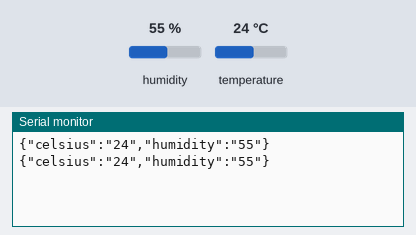
The sketch below on a simulated Arduino Uno, built with avr-gcc and run on an emulated ATmega328P. Shown: the last lines printed to the serial monitor. Wiring (inferred from the names in the program): DHT11 sensor: data pin 2. The inputs (shaded band) are chosen by the test bench; at power-on: humidity 55 %, temperature 24 °C.

Above: at 1.8 s.
1.9 s: humidity set to 22 %
At 2.4 s:
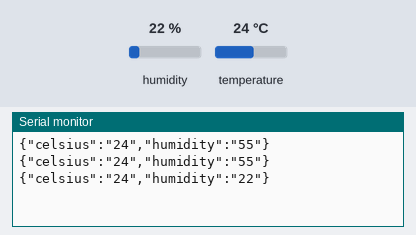
3.4 s: temperature set to 12 °C
At 4.5 s:
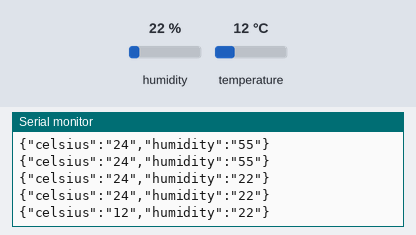
4.9 s: humidity set to 40 %
At 6.0 s:
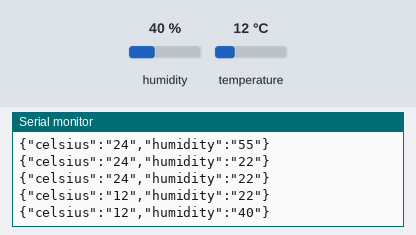
Timing chart, 0 to 7.9 s (numbered marks = the images above; inputs shaded):
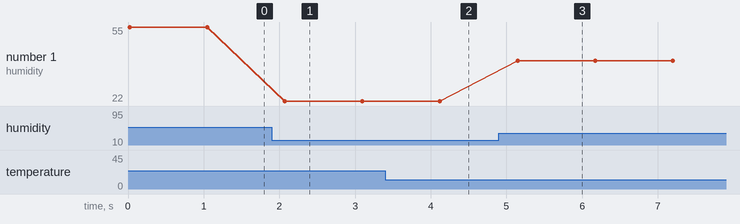

Measured:
- after the input at 1.9 s, the serial monitor: prints a new line after 0.17 s (image 1)
- after the input at 3.4 s, the serial monitor: prints a new line after 0.72 s (image 2)
- after the input at 4.9 s, the serial monitor: prints a new line after 0.25 s (image 3)
- plotted number 1: 55 → 22 after the input at 1.9 s, 22 → 40 after the input at 4.9 s

The sketch:

temp.ino
```cpp
//www.elegoo.com
//2016.12.9

#include <SimpleDHT.h>

// for DHT11,
//      VCC: 5V or 3V
//      GND: GND
//      DATA: 2
int pinDHT11 = 2;
SimpleDHT11 dht11;

void setup() {
  Serial.begin(9600);
}

void loop() {
  byte temperature = 0;
  byte humidity = 0;
  byte data[40] = {0};
  if (dht11.read(pinDHT11, &temperature, &humidity, data)) {
    return;
  }
  Serial.print("{\"celsius\":\""); Serial.print((int)temperature);
  Serial.print("\",\"humidity\":\""); Serial.print((int)humidity);
  Serial.println("\"}");
  delay(1000);
}
```

SimpleDHT.h
```cpp
// (licence header left out)
#ifndef __SIMPLE_DHT_H
#define __SIMPLE_DHT_H

#include <Arduino.h>

/*
    Simple DHT11

    Simple, Stable and Fast DHT11 library.

    The circuit:
    * VCC: 5V or 3V
    * GND: GND
    * DATA: Digital ping, for example, 2.

    23 Jan 2016 By winlin <winlin@vip.126.com>

    https://github.com/winlinvip/SimpleDHT#usage

*/
class SimpleDHT11 {
public:
    // to read from dht11.
    // @param pin the DHT11 pin.
    // @param ptemperature output, NULL to igore.
    // @param phumidity output, NULL to ignore.
    // @param pdata output 40bits sample, NULL to ignore.
    // @remark the min delay for this method is 1s.
    int read(int pin, byte* ptemperature, byte* phumidity, byte pdata[40]);
private:
    // confirm the OUTPUT is level in us,
    // for example, when DHT11 start sample, it will
    //    1. PULL LOW 80us, call confirm(pin, 80, LOW)
    //    2. PULL HIGH 80us, call confirm(pin, 80, HIGH)
    // @return 0 success; oterwise, error.
    // @remark should never used to read bits,
    //    for function call use more time, maybe never got bit0.
    // @remark please use simple_dht11_read().
    int confirm(int pin, int us, byte level);
    // @data the bits of a byte.
    // @remark please use simple_dht11_read().
    byte bits2byte(byte data[8]);
    // read temperature and humidity from dht11.
    // @param pin the pin for DHT11, for example, 2.
    // @param data a byte[40] to read bits to 5bytes.
    // @return 0 success; otherwise, error.
    // @remark please use simple_dht11_read().
    int sample(int pin, byte data[40]);
    // parse the 40bits data to temperature and humidity.
    // @remark please use simple_dht11_read().
    int parse(byte data[40], byte* ptemperature, byte* phumidity);
};

#endif
```
